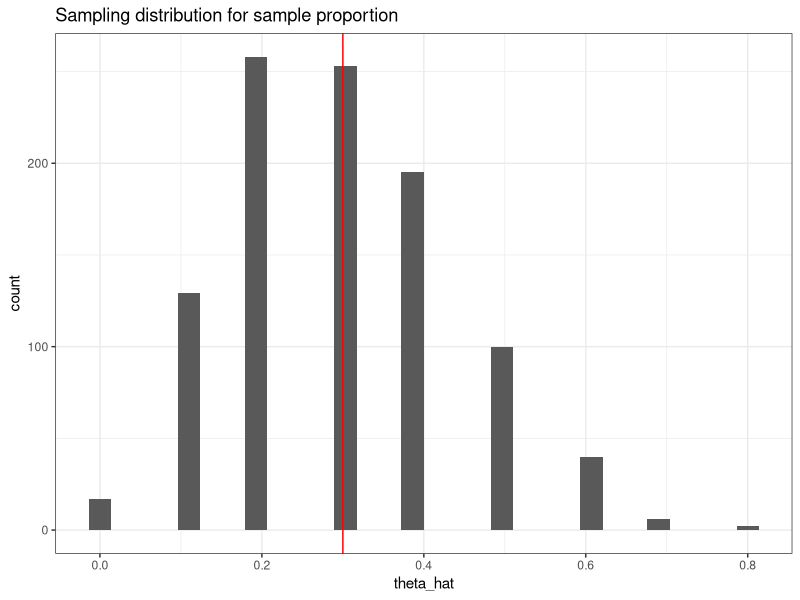
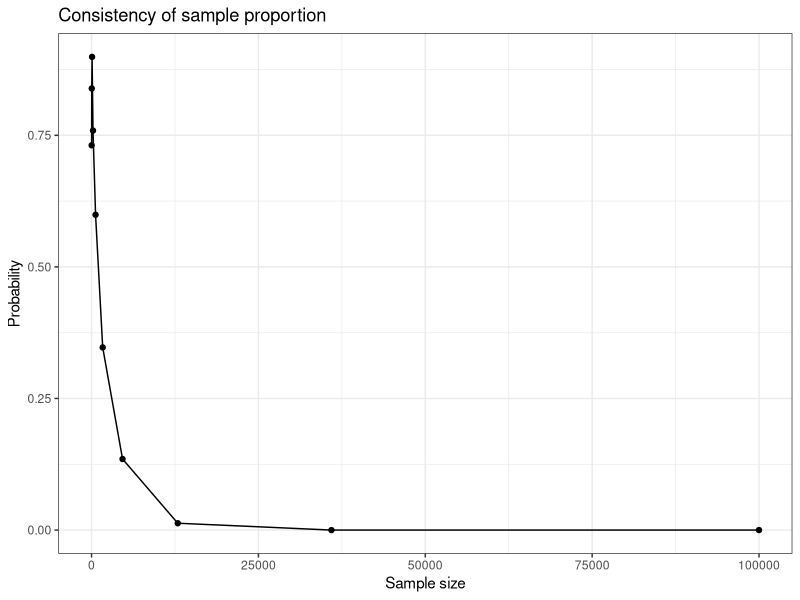
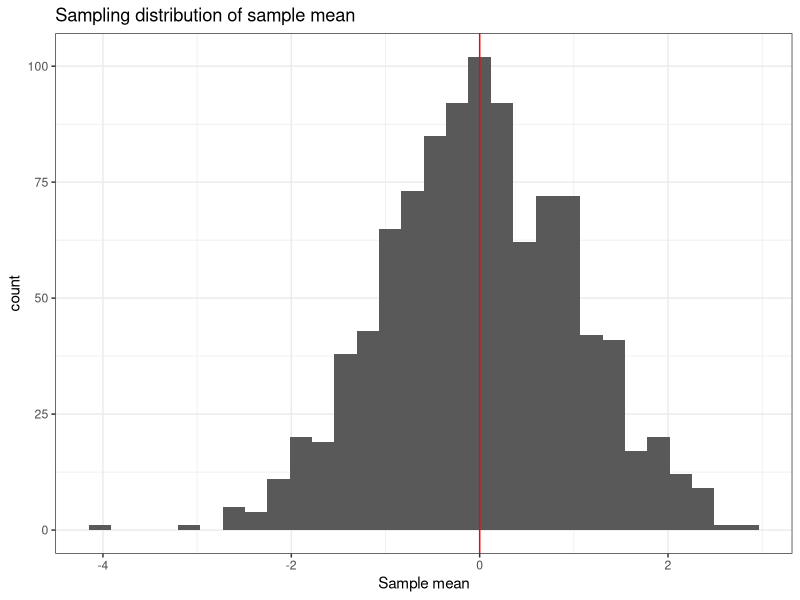
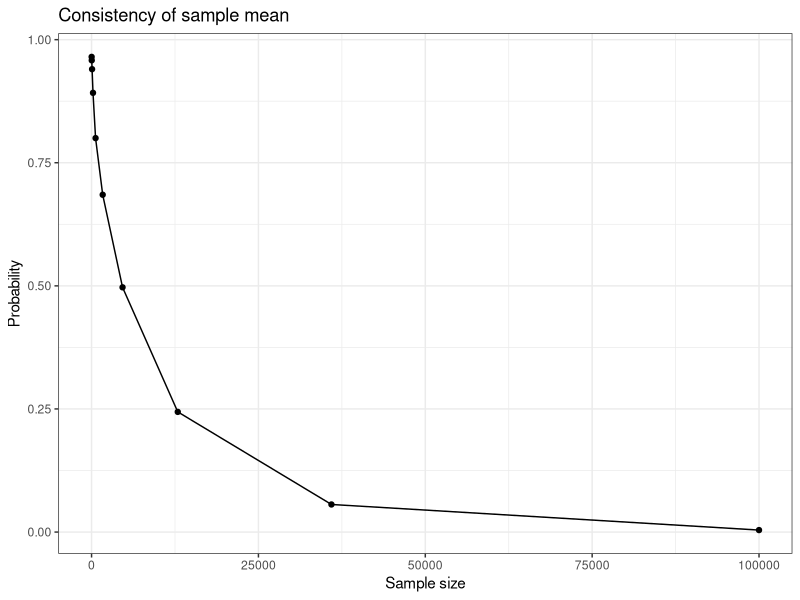

Recreate these plots in R, in order.
## ----------------------------------------------------------------------------------------------------------------------------
library("tidyverse"); theme_set(theme_bw())
library("scales") # for breaks_pretty()


## ----------------------------------------------------------------------------------------------------------------------------
create_ci <- function(x, a = 0.05) {
  n <- length(x)
  m <- mean(x)
  s <- sd(x)
  
  return(m + c(-1,1)*qnorm(1-a/2)*s/sqrt(n))
}


## ----------------------------------------------------------------------------------------------------------------------------
n <- 10
p <- 0.3

x <- rbinom(1e3, size = n, prob = p)
theta_hat = x / n


## ----------------------------------------------------------------------------------------------------------------------------
ggplot() + 
  geom_histogram(mapping = aes(x = theta_hat), bins = 30) +
  geom_vline(xintercept = p, col = 'red') +
  labs(title="Sampling distribution for sample proportion")


## ----------------------------------------------------------------------------------------------------------------------------
mean(theta_hat)        # expectation
mean(theta_hat - p)    # bias
create_ci(theta_hat-p) # bias CI


## ----------------------------------------------------------------------------------------------------------------------------
# variance
var(theta_hat)   # OR
mean( (theta_hat - mean(theta_hat))^2 ) 

create_ci( (theta_hat - mean(theta_hat))^2 )


## ----------------------------------------------------------------------------------------------------------------------------
# MSE
var(theta_hat) + (mean(theta_hat)-p)^2 # OR
mean( (theta_hat-p)^2 )

# MSE CI
create_ci( (theta_hat-p)^2  )


## ----------------------------------------------------------------------------------------------------------------------------
epsilon <- 0.01
n_seq <- floor(10^seq(1, 5, length = 10))
p_seq <- numeric(length(n_seq))

for (i in seq_along(n_seq)) {
  x <- rbinom(1e3, size = n_seq[i], prob = p)
  p_seq[i] <- mean(abs(x/n_seq[i] - p) > epsilon)
}

qplot(n_seq, p_seq, geom = c("point","line")) +
  labs(x = "Sample size", y = "Probability",
       title = "Consistency of sample proportion") 


## ----------------------------------------------------------------------------------------------------------------------------
n <- 10
m <- 0
s <- 1

d <- data.frame(rep = 1:1e3,
                n = 1:n) %>%
  mutate(y = rnorm(n())) %>%
  group_by(rep) %>%
  summarize(
    n    = n(),
    ybar = mean(y),
    sd   = sd(y)
  )


## ----------------------------------------------------------------------------------------------------------------------------
ggplot(d, aes(x = ybar)) + 
  geom_histogram(bins = 30) + 
  geom_vline(xintercept = m, color = "red") +
  labs(x = "Sample mean", 
       title = "Sampling distribution of sample mean")


## ----------------------------------------------------------------------------------------------------------------------------
# Bias
mean(d$ybar - m) 

# Bias with CI 
create_ci( d$ybar - m )


## ----------------------------------------------------------------------------------------------------------------------------
# Variance
var(d$ybar) # OR
mean( (d$ybar - mean(d$ybar))^2 )

# Variance with uncertainty
create_ci( (d$ybar - mean(d$ybar))^2 )


## ----------------------------------------------------------------------------------------------------------------------------
# MSE
mean( (d$ybar - m)^2 )

# Variance with uncertainty
create_ci( (d$ybar - m)^2 )


## ----------------------------------------------------------------------------------------------------------------------------
epsilon <- 0.01
n_seq <- floor(10^seq(1, 5, length = 10))
p_seq <- numeric(length(n_seq))

for (i in seq_along(n_seq)) {
  xbar <- replicate(1e3, {       # replicate is another looping option
    mean( rnorm(n_seq[i], m, s))
  })
  p_seq[i] <- mean( abs(xbar - m) > epsilon)
}

qplot(n_seq, p_seq, geom = c("point","line")) +
  labs(x = "Sample size", y = "Probability",
       title = "Consistency of sample mean") 
